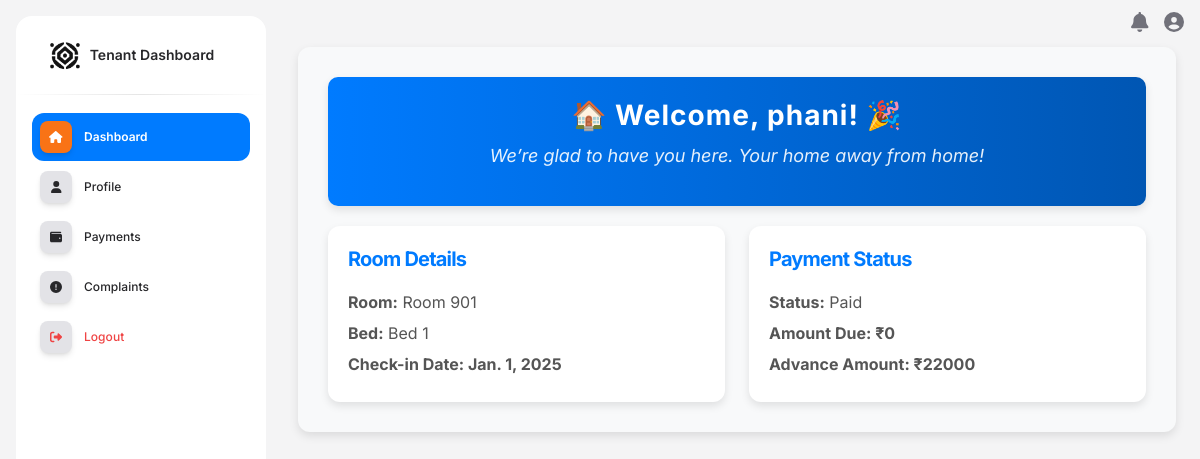
Screenshot of /pg/tenant/dashboard (signed in) with the database file from the repository.
### admin_soft/models.py (models this page shows, shortened)
class Tenant(models.Model):
    pg_name = models.CharField(max_length=100, null=True, blank=True)  # PG name for tenant reference
    name = models.CharField(max_length=255, null=True, blank=True)
    email = models.EmailField(null=True, blank=True)
    contact_number = models.CharField(max_length=15, null=True, blank=True)
    assigned_room = models.OneToOneField('Room', on_delete=models.SET_NULL, null=True, blank=True)
    assigned_bed = models.OneToOneField('Bed', on_delete=models.SET_NULL, null=True, blank=True)
    check_in_date = models.DateField(null=True, blank=True)
    check_out_date = models.DateField(null=True, blank=True)
    payment_amount = models.IntegerField( default=0)  #rent amount
    due_amount = models.IntegerField(default=0)
    advance_amount = models.IntegerField(default=0)
    total_amount_paid = models.IntegerField(default=0)
    proof_name = models.CharField(max_length=255, null=True, blank=True)
    other_proof_name = models.CharField(max_length=255, null=True, blank=True)
    proof_number = models.CharField(max_length=50, null=True, blank=True)
    proof_file = models.FileField(upload_to='tenant_proofs/')
    password = models.CharField(max_length=128)  # Hashed password
    def save(self, *args, **kwargs):
        if not self.password or self.password == 'Pavan@123' or not self.password.startswith('pbkdf2_sha256$'):
            self.password = make_password('Pavan@123')
        super().save(*args, **kwargs)

### admin_soft/pgviews.py (the view)
# urls.py: path('pg/tenant/dashboard', pgviews.tenant_dashboard, name='pg_tenant_dashboard'),
def tenant_dashboard(request):
    tenant_id = request.session.get("tenant_id")
    if not tenant_id:
        messages.error(request, "Please log in to access the dashboard.")
        return redirect("pg_tenant_login")
    tenant_payment_view(request, tenant_id)
    tenant = Tenant.objects.get(id=tenant_id)
    payments = Payment.objects.filter(tenant=tenant).order_by("-payment_date")
    complaints = Complaint.objects.filter(tenant=tenant).order_by("-created_at")
    room_number, bed_number = "Unknown", "Unknown"
    match = re.search(r"Room (\d+) - Bed (\d+)", str(tenant.assigned_bed))
    if match:
        room_number = f"Room {match.group(1)}"
        bed_number = f"Bed {match.group(2)}"
    payment_status = "Pending" if tenant.due_amount > 0 else "Paid"
    context = {
        "tenant": tenant,
        "payments": payments,
        "complaints": complaints,
        "payment_status": payment_status,
        "room_number": room_number,
        "bed_number": bed_number,
    }
    return render(request, "tenant/pg_tenant_dashboard.html", context)

### admin_soft/models.py (called while the page is built)
    def __str__(self):
        status = "Occupied" if self.is_vacant else "Vacant"
        return f"Room {self.room.room_number} - Bed {self.bed_number}: {status}"

### admin_soft/templatetags/admin_soft.py (called while the page is built)
@assignment_tag(takes_context=True)
def get_direction(context):
    res = {
        'panel': 'text-left',
        'notify': 'right',
        'float': 'float-right',
        'reverse_panel': 'text-right',
        'nav': 'ml-auto'
    }
    if context.get('LANGUAGE_BIDI'):
        res['panel'] = 'text-right'
        res['notify'] = 'left'
        res['float'] = ''
        res['reverse_panel'] = 'text-left'
        res['nav'] = 'mr-auto'
    return res

@assignment_tag(takes_context=True)
def get_admin_setting(context):
    res = {
    }
    return res

### admin_soft/templates/tenant/pg_tenant_dashboard.html (shortened to what this page needs)
{% extends 'tenant/base/tenant_base.html' %}
{% block content %}
<div class="container">
    <div class="dashboard-container">
        <div class="welcome-container">
            <h2 class="welcome-title text-white">🏠 Welcome, {{ tenant.name }}! 🎉</h2>
            <p class="welcome-text">We’re glad to have you here. Your home away from home!</p>
        </div>
        <div class="row">
            <div class="col-md-6">
                <div class="dashboard-card">
                    <h4>Room Details</h4>
                    <p><strong>Room:</strong> {{ room_number }}</p>
                    <p><strong>Bed:</strong> {{ bed_number }}</p>
                    <p class="checkin-date"><strong>Check-in Date:</strong> {{ tenant.check_in_date }}</p>
                </div>
            </div>
            <div class="col-md-6">
                <div class="dashboard-card">
                    <h4>Payment Status</h4>
                    <p><strong>Status:</strong> {{ payment_status }}</p>
                    <p class="amount-due"><strong>Amount Due:</strong> ₹{{ tenant.due_amount }}</p>
                    {% if tenant.due_amount == 0 %}
                        <p class="advance-amount"><strong>Advance Amount:</strong> ₹{{ tenant.advance_amount }}</p>
                    {% endif %}
                </div>
            </div>
        </div>
    </div>
</div>
{% endblock %}

### admin_soft/templates/tenant/pg_tenant_dashboard.html (style rules this page uses)
.dashboard-container { background-color: #f8f9fa; padding: 30px; border-radius: 12px; box-shadow: 0px 4px 10px rgba(0, 0, 0, 0.1); }
.dashboard-card { background: white; padding: 20px; border-radius: 12px; box-shadow: 0px 4px 8px rgba(0, 0, 0, 0.1); transition: transform 0.3s ease-in-out; }
.dashboard-card h4 { font-size: 20px; font-weight: bold; color: #007bff; margin-bottom: 15px; }
.dashboard-card p { font-size: 16px; color: #555; margin: 5px 0; }
.amount-due { color: red; font-weight: bold; font-size: 18px; }
.advance-amount { color: green; font-weight: bold; font-size: 18px; }
.welcome-container { text-align: center; background: linear-gradient(to right, #007bff, #0056b3); color: white; padding: 20px; border-radius: 10px; margin-bottom: 20px; box-shadow: 0px 4px 8px rgba(0, 0, 0, 0.1); animation: fadeIn 1s ease-in-out; }
.welcome-title { font-size: 28px; font-weight: bold; letter-spacing: 1px; }
.welcome-text { font-size: 18px; font-style: italic; opacity: 0.9; }
.checkin-date { color: #28a745; font-weight: bold; font-size: 18px; }

### rows the page displays
Tenant: name "phani", check_in_date "Jan. 1, 2025", due_amount "0", advance_amount "22000"

### other values shown
{{ room_number }} "Room 901"
{{ bed_number }} "Bed 1"
{{ payment_status }} "Paid"
